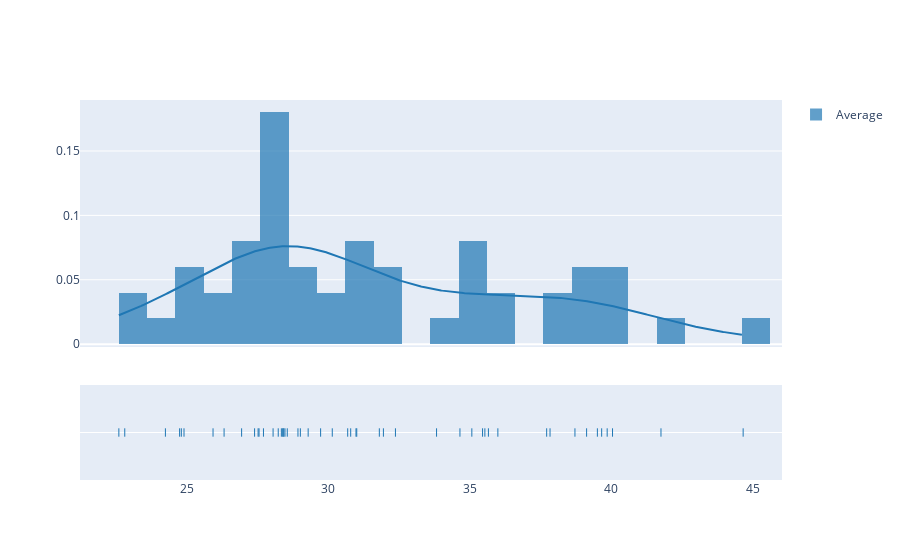

The notebook cell this image was saved under:
### Code cell
hist_data = [avg.avg]

group_labels = ['Average']

fig = ff.create_distplot(hist_data, group_labels)

plotly.io.show(fig)

### Figure 1 — Plotly figure (JSON) as saved in the notebook; plotly's stock layout.template omitted (floating-point values rounded to 4 significant figures; data arrays with more than 128 entries replaced by an {"elided": "..."} marker saying what was removed)
{"data": [{"autobinx": false, "histnorm": "probability density", "legendgroup": "Average", "marker": {"color": "rgb(31, 119, 180)"}, "name": "Average", "opacity": 0.7, "x": [39.85, 28.93, 24.9, 30.14, 28.05, 27.71, 39.66, 35.66, 40.04, 28.39, 35.99, 31.01, 24.75, 28.47, 28.43, 37.72, 28.55, 28.4, 26.32, 44.66, 35.53, 25.93, 22.81, 29.02, 39.13, 28.34, 22.6, 30.98, 28.23, 27.4, 26.94, 41.75, 29.73, 35.45, 27.52, 35.07, 31.81, 39.51, 32.37, 34.65, 33.83, 30.79, 31.95, 30.69, 37.84, 38.71, 27.56, 24.25, 29.29, 24.81], "xaxis": "x", "xbins": {"end": 44.66, "size": 1.0, "start": 22.6}, "yaxis": "y", "type": "histogram"}, {"legendgroup": "Average", "marker": {"color": "rgb(31, 119, 180)"}, "mode": "lines", "name": "Average", "showlegend": false, "x": {"elided": "500 float values"}, "xaxis": "x", "y": {"elided": "500 float values"}, "yaxis": "y", "type": "scatter"}, {"legendgroup": "Average", "marker": {"color": "rgb(31, 119, 180)", "symbol": "line-ns-open"}, "mode": "markers", "name": "Average", "showlegend": false, "x": [39.85, 28.93, 24.9, 30.14, 28.05, 27.71, 39.66, 35.66, 40.04, 28.39, 35.99, 31.01, 24.75, 28.47, 28.43, 37.72, 28.55, 28.4, 26.32, 44.66, 35.53, 25.93, 22.81, 29.02, 39.13, 28.34, 22.6, 30.98, 28.23, 27.4, 26.94, 41.75, 29.73, 35.45, 27.52, 35.07, 31.81, 39.51, 32.37, 34.65, 33.83, 30.79, 31.95, 30.69, 37.84, 38.71, 27.56, 24.25, 29.29, 24.81], "xaxis": "x", "y": ["Average", "Average", "Average", "Average", "Average", "Average", "Average", "Average", "Average", "Average", "Average", "Average", "Average", "Average", "Average", "Average", "Average", "Average", "Average", "Average", "Average", "Average", "Average", "Average", "Average", "Average", "Average", "Average", "Average", "Average", "Average", "Average", "Average", "Average", "Average", "Average", "Average", "Average", "Average", "Average", "Average", "Average", "Average", "Average", "Average", "Average", "Average", "Average", "Average", "Average"], "yaxis": "y2", "type": "scatter"}], "layout": {"barmode": "overlay", "hovermode": "closest", "legend": {"traceorder": "reversed"}, "xaxis": {"anchor": "y2", "domain": [0.0, 1.0], "zeroline": false}, "yaxis": {"anchor": "free", "domain": [0.35, 1], "position": 0.0}, "yaxis2": {"anchor": "x", "domain": [0, 0.25], "dtick": 1, "showticklabels": false}}}
